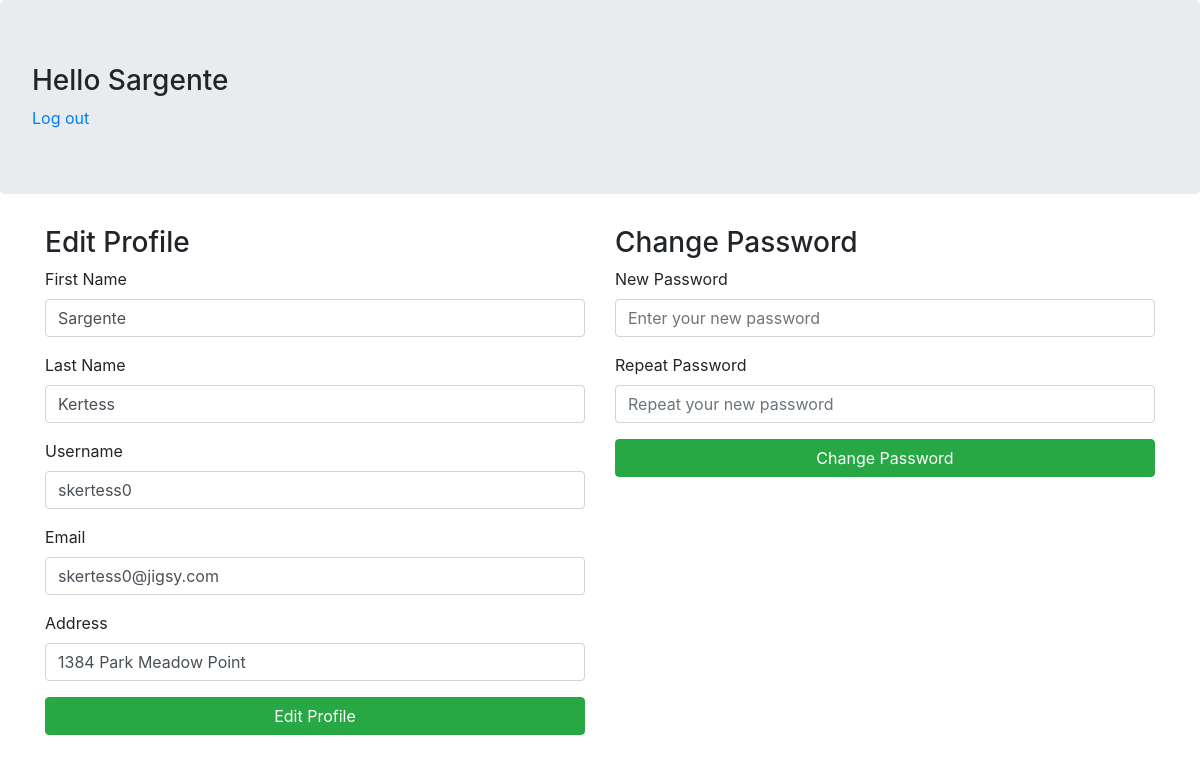
The app's page / (signed in) with its own data.
### tables this page shows
CREATE TABLE `users` (
  `id` int(11) NOT NULL,
  `first_name` varchar(255) NOT NULL,
  `last_name` varchar(255) NOT NULL,
  `username` varchar(255) NOT NULL,
  `password` varchar(255) NOT NULL,
  `email` varchar(255) NOT NULL,
  `address` varchar(255) NOT NULL
);

### index.php (the view, shortened to what this page needs)
<?php
include_once 'includes/connection.php';
if(isset($_SESSION['isLoggedIn'])){
    $id = $con->real_escape_string($_SESSION['id']);
    $sql = "SELECT * FROM users WHERE id= ?";
    $stmt = $con->prepare($sql);
    $stmt->bind_param("i", $id);
    $stmt->execute();
    $result = $stmt->get_result();
    $user = $result->fetch_assoc();
} else {
    header("Location: login.php");
}
?>
<!DOCTYPE html>
<html lang="en">
<head>
    <link rel="stylesheet" href="https://cdn.jsdelivr.net/npm/bootstrap@4.6.1/dist/css/bootstrap.min.css">
</head>
<body>
    <div class="jumbotron">
        <h3>Hello <?= $user['first_name'] ?></h3>
        <a href="logout.php">Log out</a>
    </div>
    <div class="container">
        <div class="row">
            <div class="col-md-6">
                <h3>Edit Profile</h3>
                <form>
                    <div class="form-group">
                        <label for="first_name">First Name</label>
                        <input type="text" name="first_name" id="first_name" value="<?= $user['first_name'] ?>" class="form-control">
                    </div>
                    <div class="form-group">
                        <label for="first_name">Last Name</label>
                        <input type="text" name="last_name" id="last_name" value="<?= $user['last_name'] ?>" class="form-control">
                    </div>
                    <div class="form-group">
                        <label for="username">Username</label>
                        <input type="text" name="username" id="username" value="<?= $user['username'] ?>" class="form-control">
                    </div>
                    <div class="form-group">
                        <label for="username">Email</label>
                        <input type="email" name="email" id="email" value="<?= $user['email'] ?>" class="form-control">
                    </div>
                    <div class="form-group">
                        <label for="username">Address</label>
                        <input type="text" name="address" id="address" value="<?= $user['address'] ?>" class="form-control">
                    </div>
                    <div class="form-group">
                      <button type="button" id="edit_profile" class="btn btn-success btn-block">Edit Profile</button>
                          </div>
                </form>
            </div>
            <div class="col-md-6">
                <h3>Change Password</h3>
                <form>
                    <div class="form-group">
                        <label for="password">New Password</label>
                        <input type="password" name="new_password" id="new_password" placeholder="Enter your new password" class="form-control">
                    </div>
                    <div class="form-group">
                        <label for="password">Repeat Password</label>
                        <input type="password" name="repeat_password" id="repeat_password" placeholder="Repeat your new password" class="form-control">
                    </div>
                    <div class="form-group">
                        <button type="button" id="change_pass" class="btn btn-success btn-block">Change Password</button>
                    </div>
                </form>
            </div>
        </div>
    </div>
</body>
</html>

### records on screen
users: first_name "Sargente", last_name "Kertess", username "skertess0", email "skertess0@jigsy.com", address "1384 Park Meadow Point"
